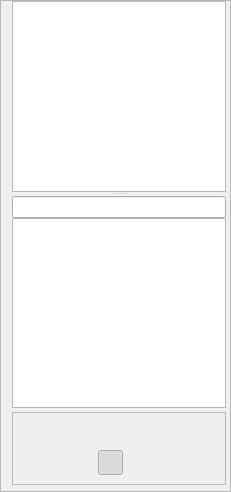
<?xml version="1.0" encoding="UTF-8"?>
<ui version="4.0">
 <class>MidiClipListBase</class>
 <widget class="QFrame" name="MidiClipListBase">
  <property name="geometry">
   <rect>
    <x>0</x>
    <y>0</y>
    <width>231</width>
    <height>492</height>
   </rect>
  </property>
  <property name="windowTitle">
   <string>Audio Clip List</string>
  </property>
  <property name="frameShape">
   <enum>QFrame::StyledPanel</enum>
  </property>
  <property name="frameShadow">
   <enum>QFrame::Raised</enum>
  </property>
  <layout class="QVBoxLayout" name="verticalLayout_3" stretch="1,0">
   <property name="spacing">
    <number>4</number>
   </property>
   <property name="topMargin">
    <number>0</number>
   </property>
   <property name="rightMargin">
    <number>4</number>
   </property>
   <property name="bottomMargin">
    <number>6</number>
   </property>
   <item>
    <widget class="QSplitter" name="splitter">
     <property name="orientation">
      <enum>Qt::Vertical</enum>
     </property>
     <property name="handleWidth">
      <number>4</number>
     </property>
     <property name="childrenCollapsible">
      <bool>false</bool>
     </property>
     <widget class="BookmarkList" name="m_bookmarkList">
      <property name="sizePolicy">
       <sizepolicy hsizetype="Expanding" vsizetype="Minimum">
        <horstretch>0</horstretch>
        <verstretch>0</verstretch>
       </sizepolicy>
      </property>
      <property name="minimumSize">
       <size>
        <width>0</width>
        <height>50</height>
       </size>
      </property>
      <property name="maximumSize">
       <size>
        <width>16777215</width>
        <height>16777215</height>
       </size>
      </property>
      <property name="contextMenuPolicy">
       <enum>Qt::CustomContextMenu</enum>
      </property>
      <property name="acceptDrops">
       <bool>true</bool>
      </property>
      <property name="horizontalScrollBarPolicy">
       <enum>Qt::ScrollBarAlwaysOff</enum>
      </property>
      <property name="editTriggers">
       <set>QAbstractItemView::NoEditTriggers</set>
      </property>
      <property name="dragDropMode">
       <enum>QAbstractItemView::DragDrop</enum>
      </property>
      <property name="defaultDropAction">
       <enum>Qt::CopyAction</enum>
      </property>
      <property name="alternatingRowColors">
       <bool>true</bool>
      </property>
      <property name="selectionBehavior">
       <enum>QAbstractItemView::SelectRows</enum>
      </property>
      <property name="iconSize">
       <size>
        <width>22</width>
        <height>22</height>
       </size>
      </property>
     </widget>
     <widget class="QWidget" name="verticalLayoutWidget">
      <layout class="QVBoxLayout" name="fileListBox" stretch="0,1">
       <property name="spacing">
        <number>0</number>
       </property>
       <item>
        <widget class="QLineEdit" name="txtPath">
         <property name="toolTip">
          <string>Current Path</string>
         </property>
         <property name="readOnly">
          <bool>true</bool>
         </property>
        </widget>
       </item>
       <item>
        <widget class="QListView" name="m_fileList">
         <property name="maximumSize">
          <size>
           <width>16777215</width>
           <height>16777215</height>
          </size>
         </property>
         <property name="contextMenuPolicy">
          <enum>Qt::CustomContextMenu</enum>
         </property>
         <property name="horizontalScrollBarPolicy">
          <enum>Qt::ScrollBarAlwaysOff</enum>
         </property>
         <property name="editTriggers">
          <set>QAbstractItemView::NoEditTriggers</set>
         </property>
         <property name="dragDropMode">
          <enum>QAbstractItemView::DragOnly</enum>
         </property>
         <property name="defaultDropAction">
          <enum>Qt::CopyAction</enum>
         </property>
         <property name="alternatingRowColors">
          <bool>true</bool>
         </property>
         <property name="selectionBehavior">
          <enum>QAbstractItemView::SelectRows</enum>
         </property>
         <property name="iconSize">
          <size>
           <width>22</width>
           <height>22</height>
          </size>
         </property>
         <property name="verticalScrollMode">
          <enum>QAbstractItemView::ScrollPerPixel</enum>
         </property>
        </widget>
       </item>
      </layout>
     </widget>
    </widget>
   </item>
   <item>
    <widget class="QFrame" name="m_playerFrame">
     <property name="frameShape">
      <enum>QFrame::StyledPanel</enum>
     </property>
     <property name="frameShadow">
      <enum>QFrame::Raised</enum>
     </property>
     <layout class="QHBoxLayout" name="playerLayout">
      <property name="spacing">
       <number>2</number>
      </property>
      <property name="rightMargin">
       <number>2</number>
      </property>
      <item>
       <layout class="QVBoxLayout" name="controlBox">
        <property name="spacing">
         <number>0</number>
        </property>
        <item>
         <widget class="QLabel" name="songLabel">
          <property name="text">
           <string/>
          </property>
          <property name="textFormat">
           <enum>Qt::AutoText</enum>
          </property>
          <property name="alignment">
           <set>Qt::AlignCenter</set>
          </property>
         </widget>
        </item>
        <item>
         <layout class="QHBoxLayout" name="labelBox">
          <property name="spacing">
           <number>0</number>
          </property>
          <property name="bottomMargin">
           <number>0</number>
          </property>
          <item>
           <widget class="QLabel" name="timeLabel">
            <property name="text">
             <string/>
            </property>
            <property name="alignment">
             <set>Qt::AlignCenter</set>
            </property>
           </widget>
          </item>
          <item>
           <widget class="QLabel" name="lengthLabel">
            <property name="text">
             <string/>
            </property>
            <property name="alignment">
             <set>Qt::AlignCenter</set>
            </property>
           </widget>
          </item>
         </layout>
        </item>
        <item>
         <layout class="QHBoxLayout" name="buttonBox">
          <property name="spacing">
           <number>0</number>
          </property>
          <item>
           <spacer name="horizontalSpacer_2">
            <property name="orientation">
             <enum>Qt::Horizontal</enum>
            </property>
            <property name="sizeHint" stdset="0">
             <size>
              <width>40</width>
              <height>20</height>
             </size>
            </property>
           </spacer>
          </item>
          <item>
           <widget class="QToolButton" name="btnStop">
            <property name="minimumSize">
             <size>
              <width>25</width>
              <height>25</height>
             </size>
            </property>
            <property name="maximumSize">
             <size>
              <width>25</width>
              <height>25</height>
             </size>
            </property>
            <property name="toolTip">
             <string>Stop playback</string>
            </property>
            <property name="text">
             <string/>
            </property>
            <property name="iconSize">
             <size>
              <width>25</width>
              <height>25</height>
             </size>
            </property>
            <property name="checkable">
             <bool>true</bool>
            </property>
            <property name="checked">
             <bool>true</bool>
            </property>
            <property name="autoRaise">
             <bool>true</bool>
            </property>
           </widget>
          </item>
          <item>
           <widget class="QToolButton" name="btnPlay">
            <property name="minimumSize">
             <size>
              <width>25</width>
              <height>25</height>
             </size>
            </property>
            <property name="maximumSize">
             <size>
              <width>25</width>
              <height>25</height>
             </size>
            </property>
            <property name="toolTip">
             <string>Play selected</string>
            </property>
            <property name="text">
             <string/>
            </property>
            <property name="iconSize">
             <size>
              <width>25</width>
              <height>25</height>
             </size>
            </property>
            <property name="checkable">
             <bool>true</bool>
            </property>
            <property name="autoRaise">
             <bool>true</bool>
            </property>
           </widget>
          </item>
          <item>
           <spacer name="horizontalSpacer_3">
            <property name="orientation">
             <enum>Qt::Horizontal</enum>
            </property>
            <property name="sizeHint" stdset="0">
             <size>
              <width>40</width>
              <height>20</height>
             </size>
            </property>
           </spacer>
          </item>
         </layout>
        </item>
       </layout>
      </item>
     </layout>
    </widget>
   </item>
  </layout>
 </widget>
 <customwidgets>
  <customwidget>
   <class>BookmarkList</class>
   <extends>QListView</extends>
   <header location="global">ClipList/BookmarkList.h</header>
  </customwidget>
 </customwidgets>
 <resources/>
 <connections/>
</ui>
